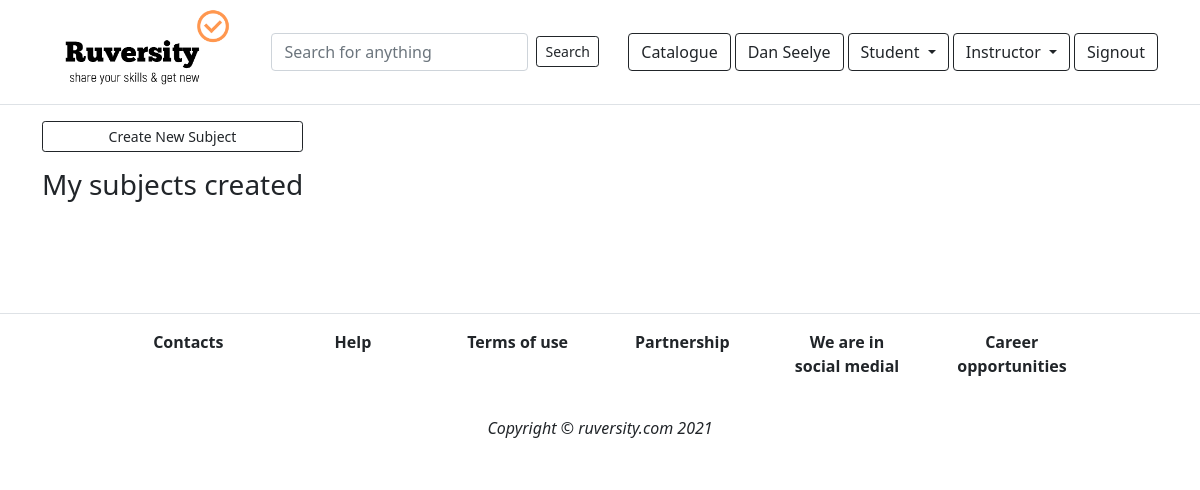
The page /workshop/studio (signed in) on the database as committed earlier.
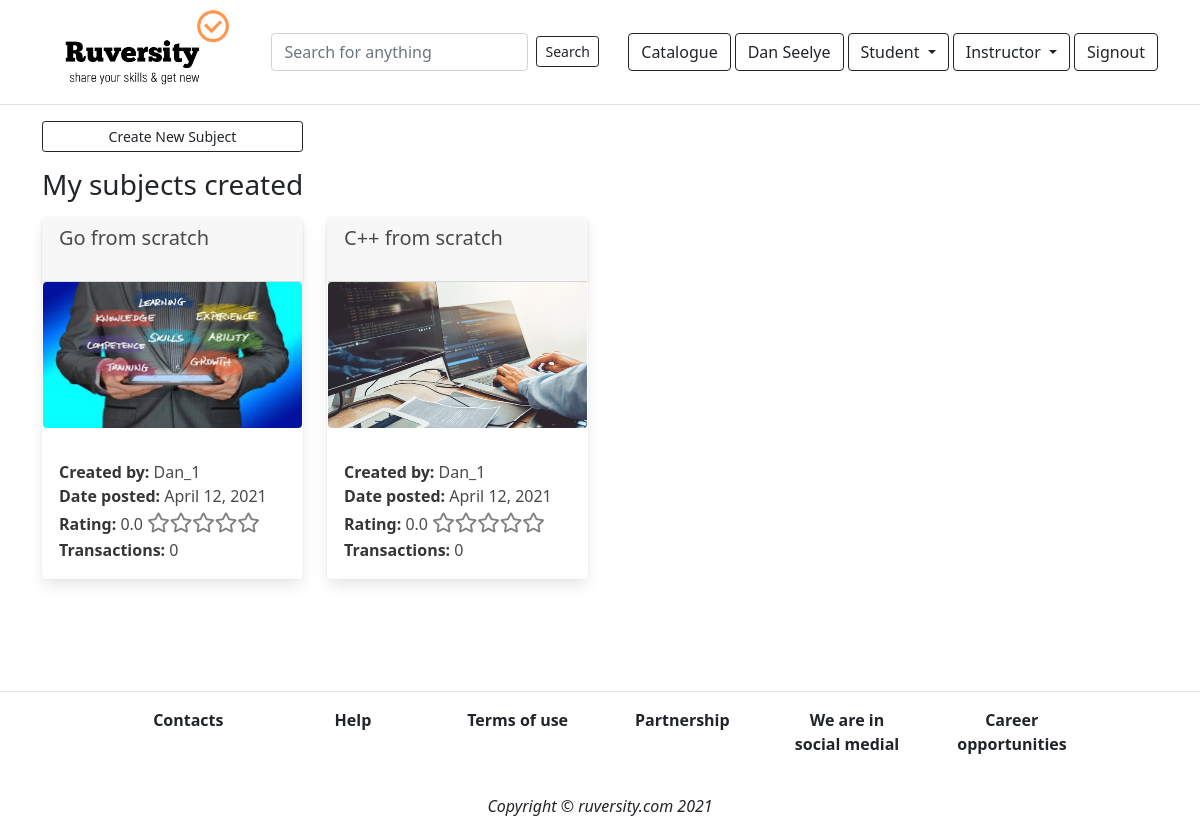
The same page on the database as committed later.
### app_content/models.py (models this page shows, shortened)
class MainSubject(models.Model):
    category = models.ForeignKey(Category, on_delete=models.DO_NOTHING)
    title = models.CharField(max_length=100)
    description = models.TextField(null=True)
    prerequisite = models.TextField(null=True)
    date_posted = models.DateField(auto_now_add=True)
    thumbnail_file = models.FileField(upload_to='uploads')
    author = models.ForeignKey(User, on_delete=models.DO_NOTHING)
    price = models.ForeignKey(Price, on_delete=models.DO_NOTHING)
    language = models.ForeignKey(Language, on_delete=models.DO_NOTHING)
    percent = models.CharField(max_length=50, default='0%')
    total = models.IntegerField(default=0)  # Общее число баллов
    quantity = models.IntegerField(default=0)  # Кол-во оценок
    av_rating = models.DecimalField(
        max_digits=3, decimal_places=1, default=0)  # average rating
    transactions = models.IntegerField(default=0)
    ready = models.BooleanField(default=False)
    checked = models.BooleanField(default=False)
    blocked = models.BooleanField(default=False)
    discount_programs = models.BooleanField(default=True)

### app_workshop/views.py (the view)
# urls.py: path('studio', views.studio, name='studio'),
def studio(request):
    if request.user.is_authenticated:
        if Author.objects.filter(user=request.user).exists():
            author = Author.objects.get(user=request.user)
            subjects = MainSubject.objects.filter(author=request.user.id)
            paginator = Paginator(subjects, 8)
            page = request.GET.get('page')
            subjects_paged = paginator.get_page(page)
            context = {
                'subjects': subjects_paged,
                'author': author
            }
            return render(request, 'workshop/studio.html', context)
        else:
            return render(request, 'workshop/studio.html')
    else:
        return redirect('login')

### templates/workshop/studio.html (shortened to what this page needs)
{% extends "base.html" %}
{% block content %}
{% load humanize %}
<div class="container">
{% if author.user != request.user %}
<div class="row mt-5">
    <div class="col-6">
    <form action="{% url 'create_author_page' %}" method="POST" enctype="multipart/form-data">
                {% csrf_token %}
            <div class="form-row">
                <div class="col-3">
                    <label for="description" >You background</label>
                </div>
                <div class="col">
                    <textarea class='form-control' id="background" rows='3' minlength='120' maxlength='180' name="background" required placeholder='Please, tell us a few words about yourself & your professional background'></textarea>
                </div>
            </div>
            <div class="form-row mt-4">
                <div class="col-3">
                <label for="photo">Your photo</label>
            </div>
            <div class="col">
                <p>
                Load a thumbnail file in jpg, jpeg, png or bmp format. Minimum required dimensions: 750 x 422 pixels. Always keep aspect ratio of 16 by 9. You may use stock images but we recommend you hire a professional web designer to create an image for your thumbnail.
                </p>
                <input type="file" id="photo" class='form-control' name="photo" required>
            </div>
            </div>
            <div class="row mt-4">
                <div class="col-3"></div>
            <div class="col">
                <input type="submit" value="Submit" class="btn btn-sm btn-block btn-outline-dark">
            </div>
            </div>
            </form>
</div>
</div>
{% else %}
<div class="row mt-3">
    <div class="col-3">
        <a href="{% url 'create_new_subject'  %}">
            <input type="submit" value="Create New Subject" class='btn btn-sm btn-block btn-outline-dark'>
        </a>
    </div>
</div>
    <p><h3>My subjects created</h3></p>
    <div class="row">
        {% for subject in subjects %}
        <div class="col-sm-3">
            <div class="card mb-3" style="border-color: transparent;">
                <div class="card-header"  style='height:4rem'>
                    <h5>{{subject.title}}</h5>
                </div>
                <a href="{% url 'edit_subject' subject.id %}">
                    <figure class="image is-16by9">
                        <img src="{{subject.thumbnail_file.url}}" alt="Placeholder image" class='rounded-2 img-fluid'>
                    </figure>
                </a>
                    <div class="card-body">
                        <div class="row">
                            <div class="col"><strong>Created by: </strong>{{subject.author}}</div>
                        </div>
                        <div class="row">
                            <div class="col"><strong>Date posted: </strong>{{subject.date_posted}}</div>
                        </div>
                    <div class="row">
                        <div class="col">
                            <strong>
                                Rating:
                            </strong> {{subject.av_rating}}
                            <div class="stars-outer">
                            </div>
                        </div>
                    </div>
                    <div class="row">
                        <div class="col">
                            <strong>Transactions:</strong> {{subject.transactions}}
                        </div>
                    </div>
                </div>
            </div>
        </div>
    {% endfor %}
</div>
{% endif %}
</div>
{% endblock %}

### templates/base.html (shortened to what this page needs)
{% load static %}
<!DOCTYPE html>
<html>
<head>
    <link rel="stylesheet" href="https://cdnjs.cloudflare.com/ajax/libs/bulma/0.7.1/css/bulma.min.css">
    <link rel="stylesheet" href="https://cdn.jsdelivr.net/npm/bootstrap@4.5.3/dist/css/bootstrap.min.css"
>
    <link rel="stylesheet" href="https://cdnjs.cloudflare.com/ajax/libs/font-awesome/4.7.0/css/font-awesome.min.css">
    <link rel="stylesheet" href="https://use.fontawesome.com/releases/v5.5.0/css/all.css">
    <link rel="stylesheet" href="{% static 'style.css' %}">
    <link href="https://cdn.jsdelivr.net/npm/bootstrap@5.0.0-beta1/dist/css/bootstrap.min.css" rel="stylesheet"
>
</head>
<body>
    {% include 'partials/_navbar.html' %}
    {% block content %}
    {% endblock %}
    {% include 'partials/_footer.html' %}
</body>
</html>

### templates/partials/_navbar.html (shortened to what this page needs)
{% load static %}
<nav class="navbar navbar-expand-lg navbar-light bg-white border-bottom">
<div class="container">
  <img src={% static "images/logo.png" %} alt="Image" width="200" height="200">
<form action="{% url 'gen_search' %}" method='POST' class="form-inline m-auto">
  <input type="text" name="keyword" placeholder="Search for anything " class="form-control mr-sm-2">
  {% if 'gen_search' in request.path %}
  <button class="btn btn-sm btn-outline-dark active" input type="submit">Search</button>
  {% else %}
  <button class="btn btn-sm btn-outline-dark" input type="submit">Search</button>
  {% endif %}
</form>
{% if user.is_authenticated %}
  {% if 'main_page' in request.path %}
  <a class="btn btn-outline-dark mr-1 active" href="{% url 'main_page' %}" role=’button’>Catalogue</a>
  {% else %}
  <a class="btn btn-outline-dark mr-1" href="{% url 'main_page' %}" role=’button’>Catalogue</a>
  {% endif %}
    {% if 'dashboard' in request.path %}
    <a class="btn btn-outline-dark mr-1 active" href="{% url 'dashboard' %}" role=’button’>{{user.first_name}} {{user.last_name}}</a>
    {% else %}
    <a class="btn btn-outline-dark mr-1" href="{% url 'dashboard' %}" role=’button’>{{user.first_name}}
      {{user.last_name}}</a>
    {% endif %}
    {% if 'mycourses' in request.path or 'cart' in request.path %}
    <div class="dropdown mr-1">
      <button type="button" class='btn btn-outline-dark btn-md dropdown-toggle active'
      data-toggle='dropdown'>
        Student
    </button>
    {% else %}
    <div class="dropdown mr-1">
    <button type="button" class='btn btn-outline-dark btn-md dropdown-toggle' data-toggle='dropdown'>
      Student
    </button>
    {% endif %}
  </div>
    {% if 'author_profile' in request.path or 'transactions' in request.path%}
    <div class="dropdown mr-1">
        <button type="button" class='btn btn-outline-dark btn-md dropdown-toggle active' data-toggle='dropdown'>
            Instructor
        </button>
      {% else %}
      <div class="dropdown mr-1">
      <button type="button" class='btn btn-outline-dark btn-md dropdown-toggle' data-toggle='dropdown'>
        Instructor
      </button>
      {% endif %}
    </div>
    <a class="btn btn-outline-dark btn-md" href="{% url 'logout' %}" role=’button’>Signout</a>
  {% endif %}
</div>
</nav>

### templates/partials/_footer.html
{% load static %}
<nav class="navbar navbar-expand-lg navbar-light bg-white border-top sticky-bottom">
<div class="container">
  <div class="row m-auto">
    <div class="col-2">
        <a class='nav-link' href="{% url 'contacts' %}">
        <div class="text-dark text-center"><b>Contacts</b></div>
        </a>
    </div>
       <div class="col-2">
        <a class='nav-link' href="{% url 'help' %}">
          <div class="text-dark text-center"><b>Help</b></div>
          </a>
        </div>
          <div class="col-2">
        <a class='nav-link' href="{% url 'termsofuse' %}">
          <div class="text-dark text-center"><b>Terms of use</b></div>
          </a>
        </div>
          <div class="col-2">
        <a class='nav-link' href="{% url 'partnership' %}">
        <div class="text-dark text-center "><b>Partnership</b></div>
        </a>
      </div>
        <div class="col-2">
        <a class='nav-link' href="{% url 'socialmedia' %}">
        <div class="text-dark text-center"><b>We are in social medial</b></div>
        </a>
        </div>
          <div class="col-2">
          <a class='nav-link' href="{% url 'career' %}">
          <div class="text-dark text-center "><b>Career opportunities</b></div>
          </a>
          </div>
      </div>
</div>
  </nav>
  <nav class="navbar navbar-expand-lg navbar-light bg-white sticky-bottom">
    <div class="container">
      <div class="row m-auto">
      <div class="m-0 text-center text-black"><i>Copyright &copy; ruversity.com 2021</i></div>
  </div>
  </div>
</nav>

### project/static/style.css (style rules this page uses)
:root { --max-width: 56%; }
.stars-outer { position: relative; display: inline-block; }
.stars-outer::before { content: '\f005 \f005 \f005 \f005 \f005'; font-family: 'Font Awesome 5 Free'; font-weight: 200; color:grey; font-size: 20px; }
:root { --primary-color: grey; --font-color: white; }

Rows that differ between the two databases and show on the page:
added MainSubject: title "Go from scratch", thumbnail_file (picture), author "Dan_1", date_posted "April 12, 2021", av_rating "0.0", transactions "0"
added MainSubject: title "C++ from scratch", thumbnail_file (picture), author "Dan_1", date_posted "April 12, 2021", av_rating "0.0", transactions "0"
